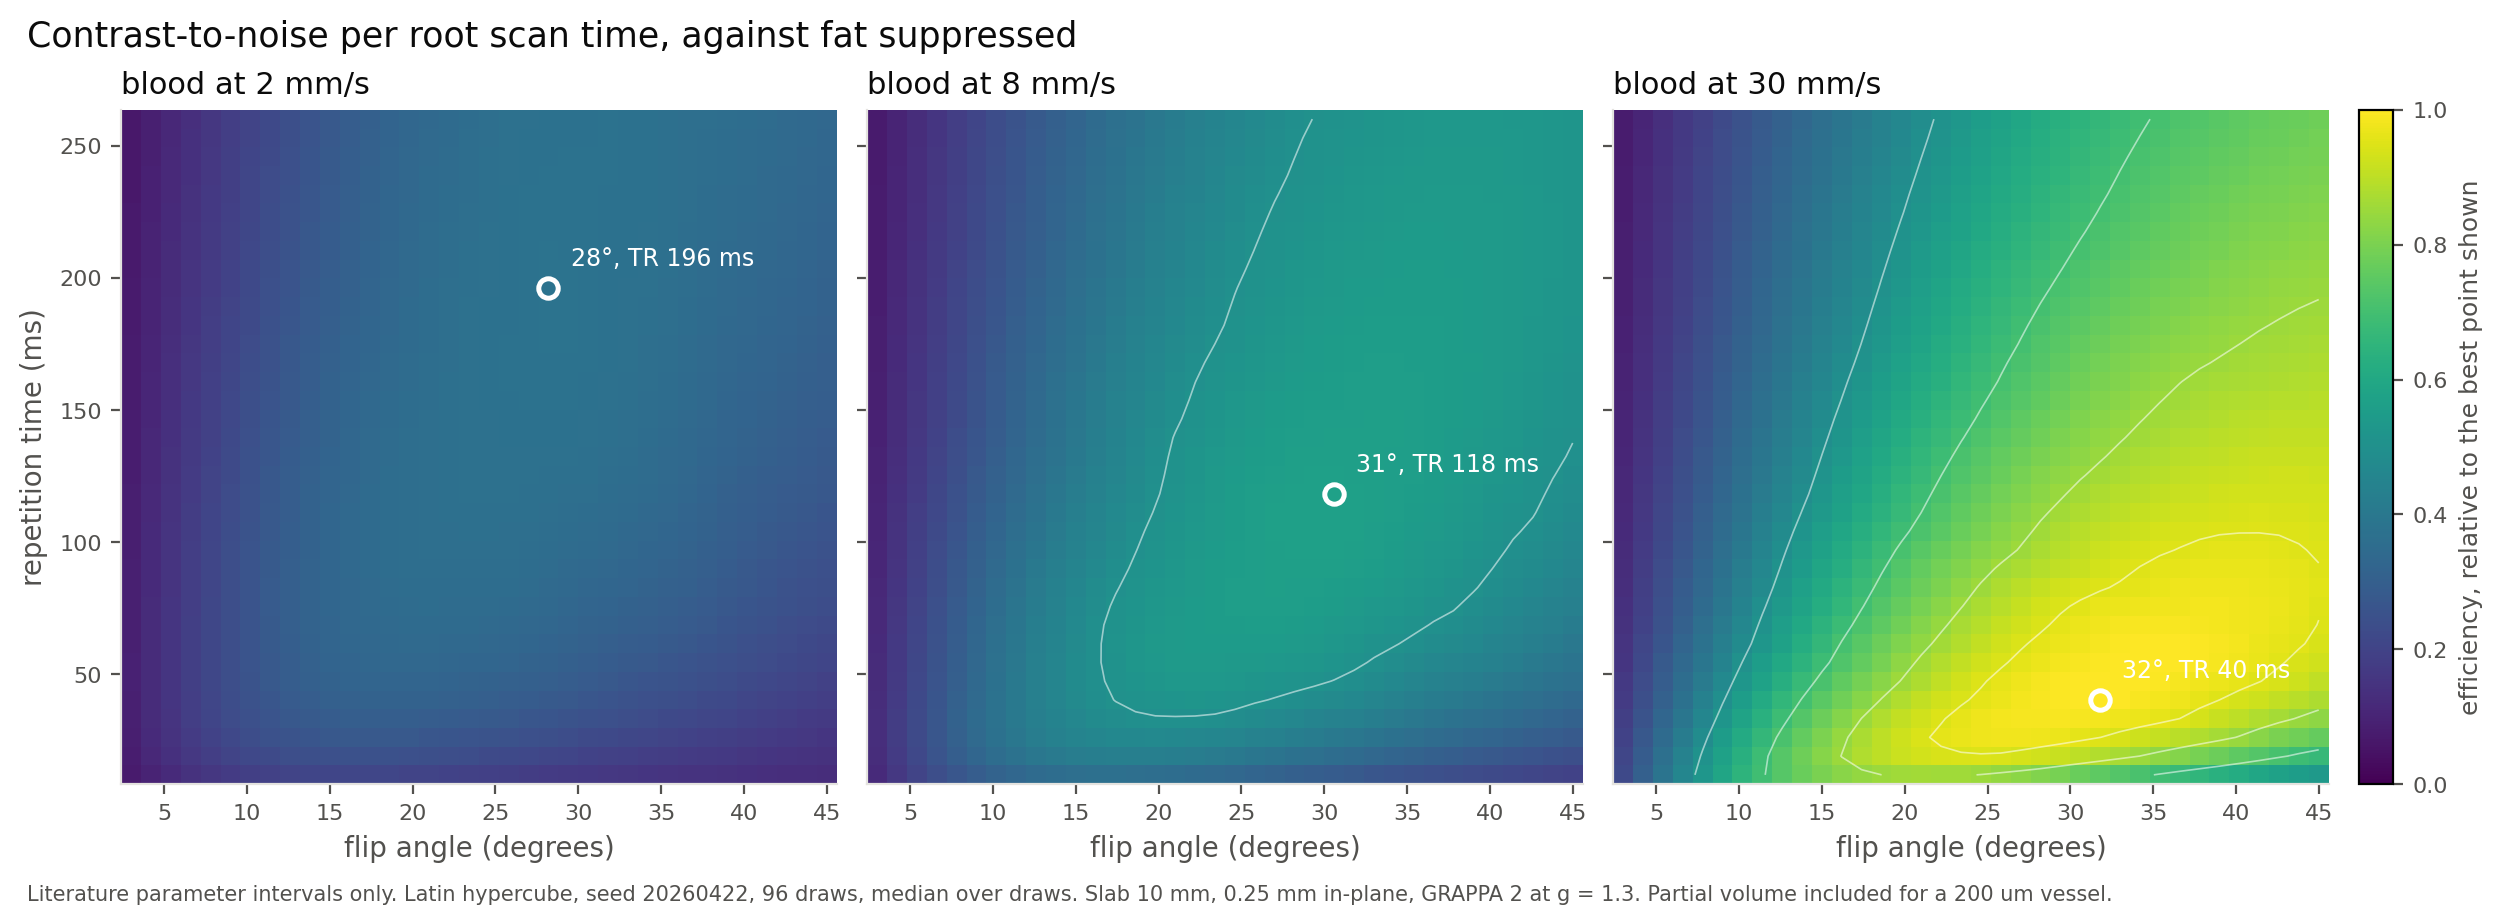

Reproduce this figure in Python.
"""Where the best protocol sits, and how far it moves when the flow changes.

Contrast-to-noise per square root of scan time, over flip angle and repetition
time, at three blood velocities. The point is not any single optimum but how
much it travels: a protocol tuned for one flow regime is not the protocol for
another, and the difference is larger than the usual rules of thumb suggest.

Run: python3 figures/optimisation.py
"""
from __future__ import annotations

import sys
from pathlib import Path

import matplotlib

matplotlib.use("Agg")
import matplotlib.pyplot as plt  # noqa: E402
import numpy as np  # noqa: E402

sys.path.insert(0, str(Path(__file__).resolve().parents[1]))

from skinsim import Acquisition, Protocol, Vessel, optimise, tissues  # noqa: E402
from skinsim.plotting import INK, MUTED, style  # noqa: E402

SEED, DRAWS = 20260422, 96
FLIPS = np.linspace(3.0, 45.0, 36)
REPETITIONS = np.linspace(12.0, 260.0, 36)
VELOCITIES = (2.0, 8.0, 30.0)
BASE = Protocol(tr_ms=30.0, te_ms=5.0, flip_deg=25.0, slab_mm=10.0, fat_sat=True)
ACQUISITION = Acquisition(in_plane_mm=0.25, partition_mm=0.25, phase_fov_mm=50.0,
                          bandwidth_hz_per_px=200.0, acceleration=2.0, g_factor=1.3)
RESOLVED = dict(shells=4, samples=33)       # enough for a map; the tests use more


def main() -> Path:
    drawn = tissues.sample(["blood", "fat"], draws=DRAWS, seed=SEED)
    blood, fat = drawn["blood"], drawn["fat"]

    maps, optima = [], []
    for speed in VELOCITIES:
        vessel = Vessel(velocity_mm_s=speed, diameter_mm=0.2)
        score = optimise.efficiency_score(blood, fat, vessel, ACQUISITION, **RESOLVED)
        result = optimise.sweep(BASE, {"flip_deg": FLIPS, "tr_ms": REPETITIONS}, score)
        maps.append(result.values)
        optima.append(result.best())
        print(f"{speed:5.1f} mm/s   {result.summary()}")

    highest = max(float(np.nanmax(m)) for m in maps)
    figure, axes = plt.subplots(1, len(VELOCITIES), figsize=(12.4, 4.3), sharey=True,
                                constrained_layout=True)

    for axis, speed, values, (settings, best) in zip(axes, VELOCITIES, maps, optima):
        mesh = axis.pcolormesh(FLIPS, REPETITIONS, values.T / highest, cmap="viridis",
                               vmin=0.0, vmax=1.0, shading="nearest", rasterized=True)
        axis.contour(FLIPS, REPETITIONS, values.T / highest,
                     levels=[0.5, 0.7, 0.85, 0.95], colors="white", linewidths=0.6,
                     alpha=0.55)
        axis.plot(settings["flip_deg"], settings["tr_ms"], marker="o", ms=7,
                  mfc="none", mec="white", mew=1.8)
        high = settings["tr_ms"] > REPETITIONS[0] + 0.85 * (REPETITIONS[-1] - REPETITIONS[0])
        right = settings["flip_deg"] > FLIPS[0] + 0.7 * (FLIPS[-1] - FLIPS[0])
        axis.annotate(f"{settings['flip_deg']:.0f}°, TR {settings['tr_ms']:.0f} ms",
                      xy=(settings["flip_deg"], settings["tr_ms"]),
                      xytext=(-8 if right else 8, -14 if high else 8),
                      ha="right" if right else "left",
                      textcoords="offset points", fontsize=8.5, color="white")
        axis.set_xlabel("flip angle (degrees)", color=MUTED)
        axis.set_title(f"blood at {speed:g} mm/s", fontsize=11, color=INK, loc="left")
        style(axis)
        axis.grid(False)

    axes[0].set_ylabel("repetition time (ms)", color=MUTED)
    bar = figure.colorbar(mesh, ax=axes, fraction=0.025, pad=0.012)
    bar.set_label("efficiency, relative to the best point shown", color=MUTED, fontsize=9)
    bar.ax.tick_params(colors=MUTED, labelsize=8)

    figure.suptitle("Contrast-to-noise per root scan time, against fat suppressed",
                    fontsize=12.5, x=0.006, ha="left", color=INK)
    figure.text(0.006, -0.015,
                f"Literature parameter intervals only. Latin hypercube, seed {SEED}, "
                f"{DRAWS} draws, median over draws. Slab 10 mm, 0.25 mm in-plane, "
                f"GRAPPA 2 at g = 1.3. Partial volume included for a 200 um vessel.",
                fontsize=7.5, color=MUTED, ha="left", va="top")

    out = Path(__file__).resolve().parent / "optimisation.png"
    figure.savefig(out, dpi=200, bbox_inches="tight")
    plt.close(figure)
    return out


def search() -> None:
    """Search all four knobs at once, rather than the two the map can show."""
    drawn = tissues.sample(["blood", "fat"], draws=DRAWS, seed=SEED)
    print("\nsearching flip, TR, slab and TONE together, with and without each preparation")
    for speed in VELOCITIES:
        vessel = Vessel(velocity_mm_s=speed, diameter_mm=0.2)
        score = optimise.efficiency_score(drawn["blood"], drawn["fat"], vessel,
                                          ACQUISITION, **RESOLVED)
        best = optimise.optimise(
            BASE,
            bounds={"flip_deg": (3.0, 45.0), "tr_ms": (12.0, 160.0),
                    "slab_mm": (4.0, 30.0), "tone_percent": (0.0, 90.0)},
            switches=["fat_sat", "mtc"], score=score, seed=SEED, iterations=30)
        minutes = ACQUISITION.scan_time_s(best.protocol) / 60.0
        print(f"  {speed:5.1f} mm/s  {best.protocol}  ->  {minutes:.1f} min")


if __name__ == "__main__":
    print(f"wrote {main()}")
    search()
